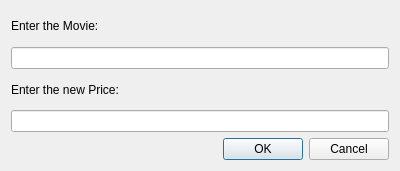
<?xml version="1.0" encoding="UTF-8"?>
<ui version="4.0">
 <class>Price</class>
 <widget class="QDialog" name="Price">
  <property name="geometry">
   <rect>
    <x>0</x>
    <y>0</y>
    <width>400</width>
    <height>171</height>
   </rect>
  </property>
  <property name="windowTitle">
   <string>Dialog</string>
  </property>
  <layout class="QVBoxLayout" name="verticalLayout">
   <item>
    <widget class="QLabel" name="label_2">
     <property name="text">
      <string>Enter the Movie:</string>
     </property>
    </widget>
   </item>
   <item>
    <widget class="QLineEdit" name="lineEdit"/>
   </item>
   <item>
    <widget class="QLabel" name="label">
     <property name="text">
      <string>Enter the new Price:</string>
     </property>
    </widget>
   </item>
   <item>
    <widget class="QLineEdit" name="lineEdit_2"/>
   </item>
   <item>
    <widget class="QDialogButtonBox" name="buttonBox">
     <property name="orientation">
      <enum>Qt::Horizontal</enum>
     </property>
     <property name="standardButtons">
      <set>QDialogButtonBox::Cancel|QDialogButtonBox::Ok</set>
     </property>
    </widget>
   </item>
  </layout>
 </widget>
 <resources/>
 <connections>
  <connection>
   <sender>buttonBox</sender>
   <signal>accepted()</signal>
   <receiver>Price</receiver>
   <slot>accept()</slot>
   <hints>
    <hint type="sourcelabel">
     <x>248</x>
     <y>254</y>
    </hint>
    <hint type="destinationlabel">
     <x>157</x>
     <y>274</y>
    </hint>
   </hints>
  </connection>
  <connection>
   <sender>buttonBox</sender>
   <signal>rejected()</signal>
   <receiver>Price</receiver>
   <slot>reject()</slot>
   <hints>
    <hint type="sourcelabel">
     <x>316</x>
     <y>260</y>
    </hint>
    <hint type="destinationlabel">
     <x>286</x>
     <y>274</y>
    </hint>
   </hints>
  </connection>
 </connections>
</ui>
